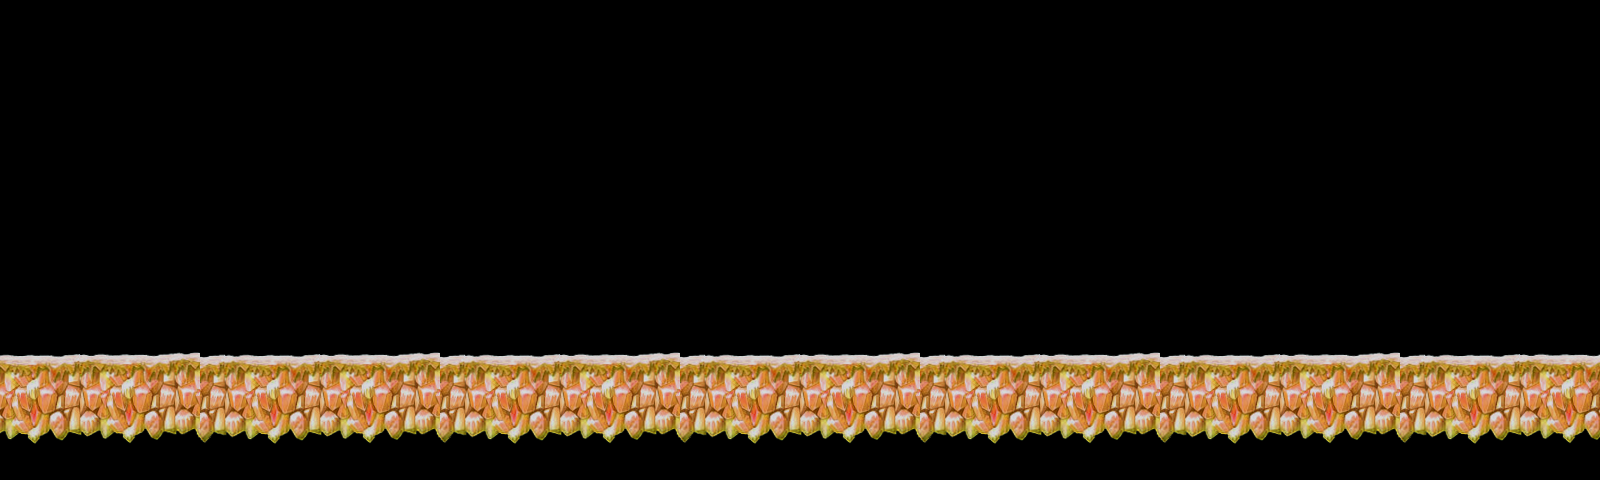

Tiled map render using the project's own tile images. Description and the map definition, with tile-layer contents summarised, below:
An orthogonal 40x12 tile map with 40x40 px tiles, 2 tile layers (terrain1, decorate), 1 hidden layer not drawn and 28 objects (17x 0, 7x 1, 3x c1, 2).

<map version="1.0" orientation="orthogonal" width="40" height="12" tilewidth="40" tileheight="40">
 <tileset firstgid="1" name="forest" tilewidth="40" tileheight="40">
  <image source="forest.png" width="1600" height="400" />
 </tileset>
 <layer name="terrain1" width="40" height="12">
  <data>[480 cells, 176 non-empty, 32 distinct tile ids]</data>
 </layer>
 <layer name="terrain2" width="40" height="12" visible="0">
  <data>[480 cells, 0 non-empty, 0 distinct tile ids]</data>
 </layer>
 <layer name="decorate" width="40" height="12">
  <data>[480 cells, 10 non-empty, 10 distinct tile ids]</data>
 </layer>
 <objectgroup name="collision" width="40" height="12">
  <object name="c1" x="0" y="360" width="1600" height="120" />
  <object name="c1" x="520" y="0" width="160" height="40" />
  <object name="c1" x="1200" y="0" width="160" height="40" />
 </objectgroup>
 <objectgroup name="items" width="40" height="12">
  <object type="0" x="240" y="160" width="40" height="40" />
  <object type="1" x="280" y="160" width="40" height="40" />
  <object type="0" x="320" y="160" width="40" height="40" />
  <object type="0" x="40" y="320" width="40" height="40" />
  <object type="0" x="80" y="320" width="40" height="40" />
  <object type="0" x="0" y="320" width="40" height="40" />
  <object type="0" x="542" y="280" width="40" height="40" />
  <object type="1" x="582" y="280" width="40" height="40" />
  <object type="0" x="502" y="280" width="40" height="40" />
  <object type="0" x="622" y="280" width="40" height="40" />
  <object type="0" x="662" y="280" width="40" height="40" />
  <object type="1" x="880" y="160" width="40" height="40" />
  <object type="0" x="920" y="160" width="40" height="40" />
  <object type="0" x="840" y="160" width="40" height="40" />
  <object type="0" x="960" y="160" width="40" height="40" />
  <object type="0" x="800" y="160" width="40" height="40" />
  <object type="1" x="1520" y="160" width="40" height="40" />
  <object type="0" x="1560" y="160" width="40" height="40" />
  <object type="0" x="1480" y="160" width="40" height="40" />
 </objectgroup>
 <objectgroup name="enemy" width="40" height="12">
  <object type="2" x="1200" y="240" width="120" height="120" />
 </objectgroup>
 <objectgroup name="obstacle" width="40" height="12">
  <object type="1" x="260" y="280" width="80" height="80" />
  <object type="0" x="560" y="40" width="80" height="120" />
  <object type="1" x="860" y="280" width="80" height="80" />
  <object type="0" x="1240" y="40" width="80" height="120" />
  <object type="1" x="1520" y="280" width="80" height="80" />
 </objectgroup>
 <objectgroup name="setting" width="40" height="12" />
</map>
